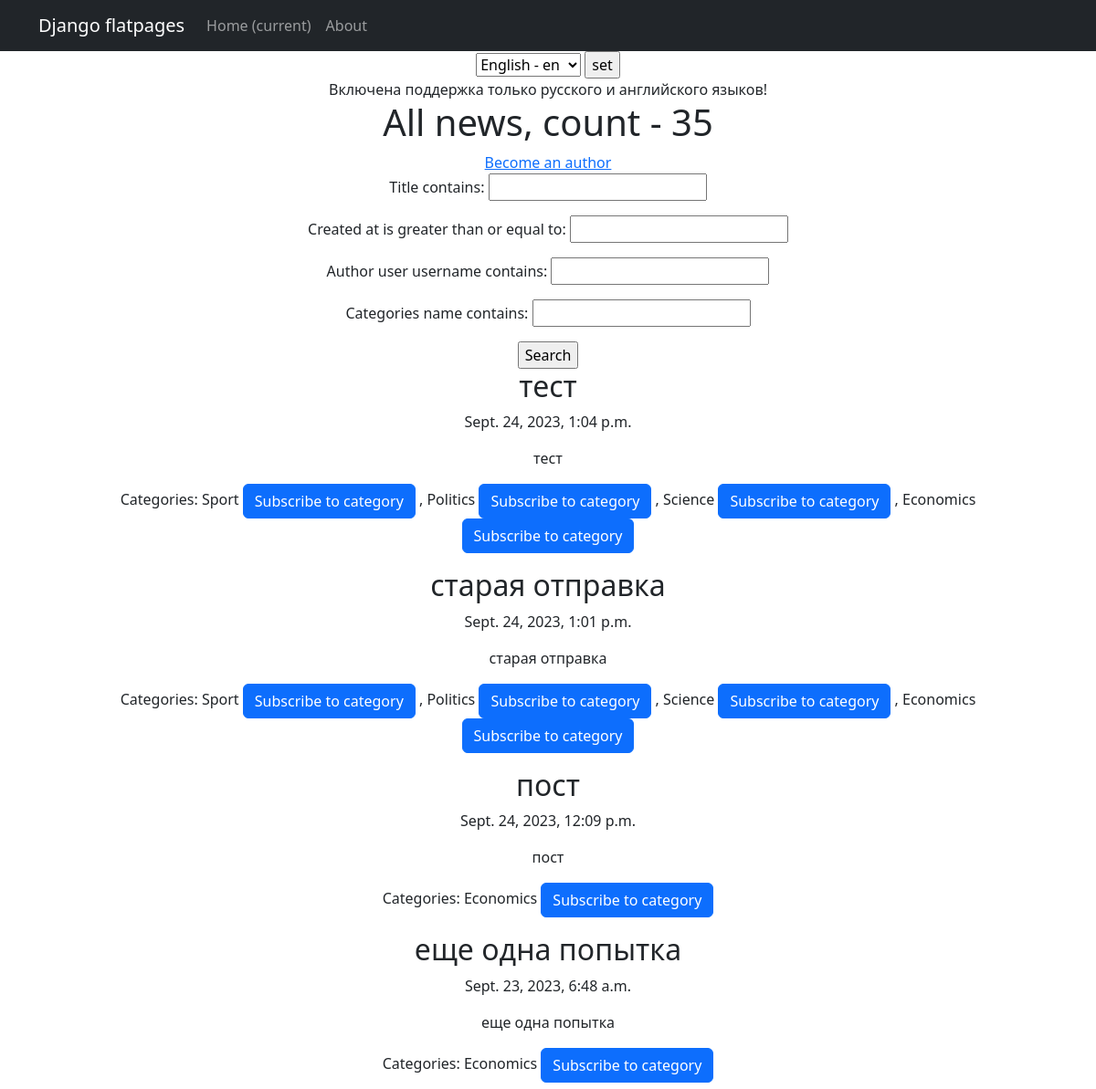
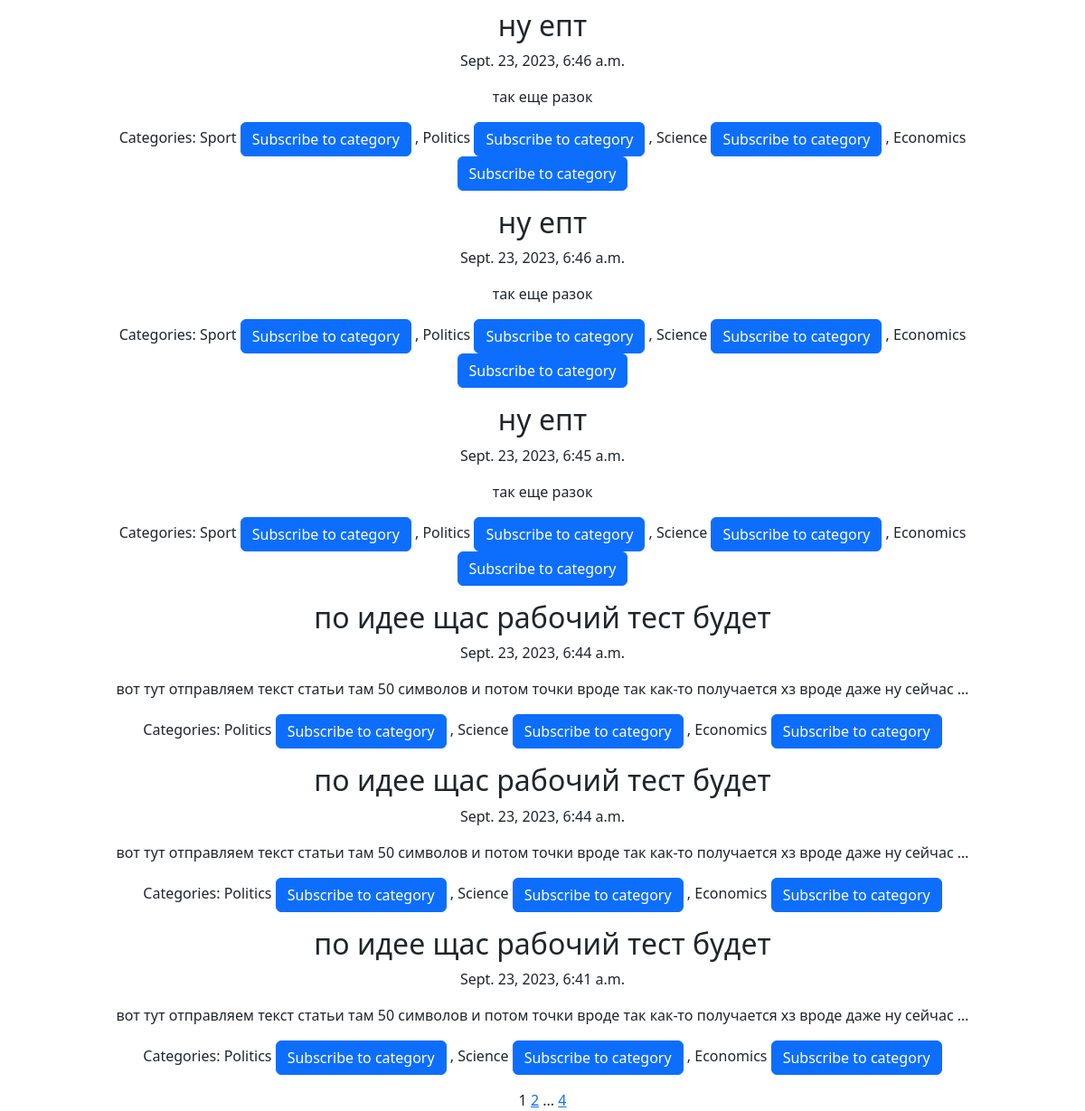
Before: /news/ with the older database file (2 pictures, top to bottom).
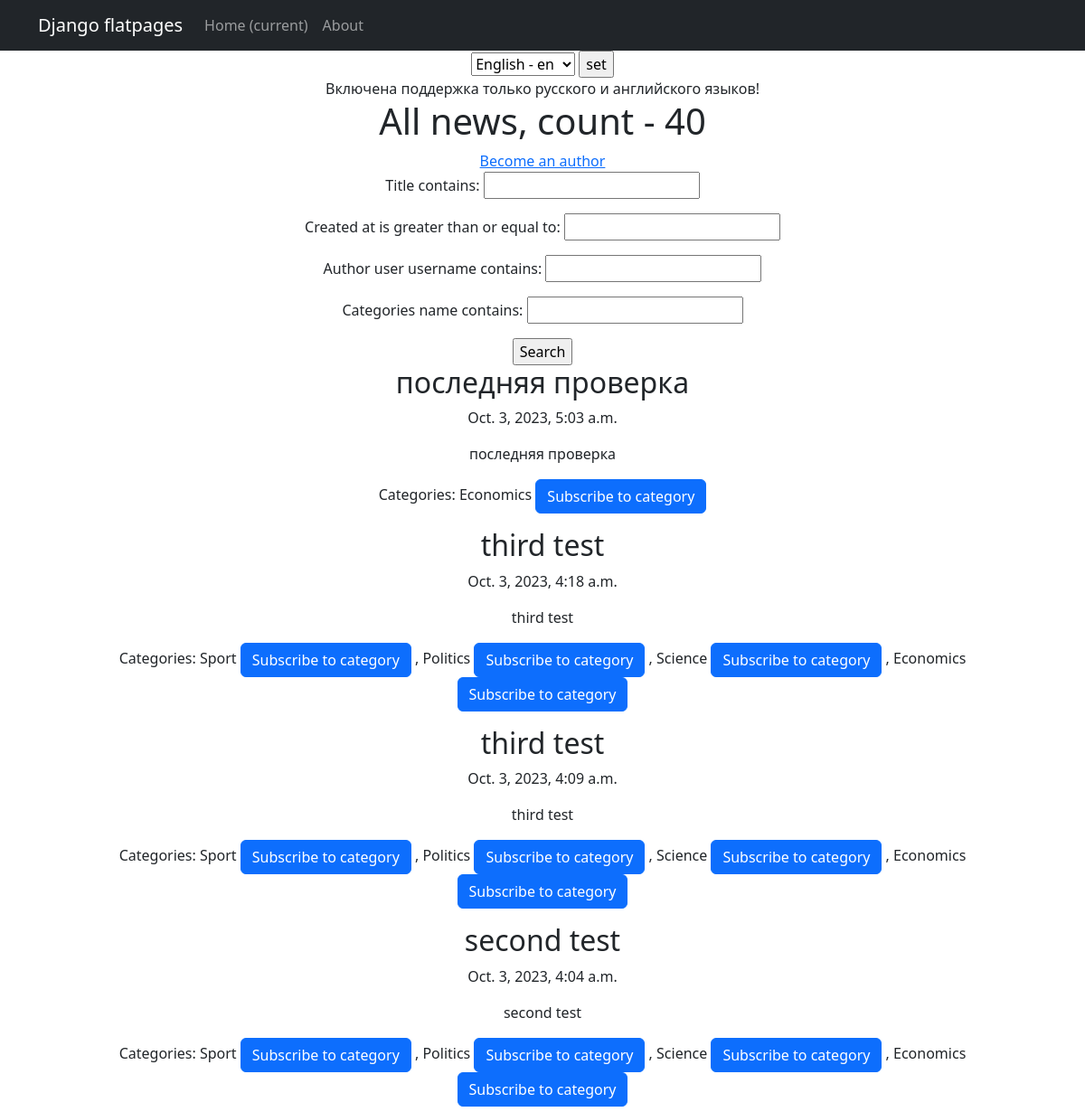
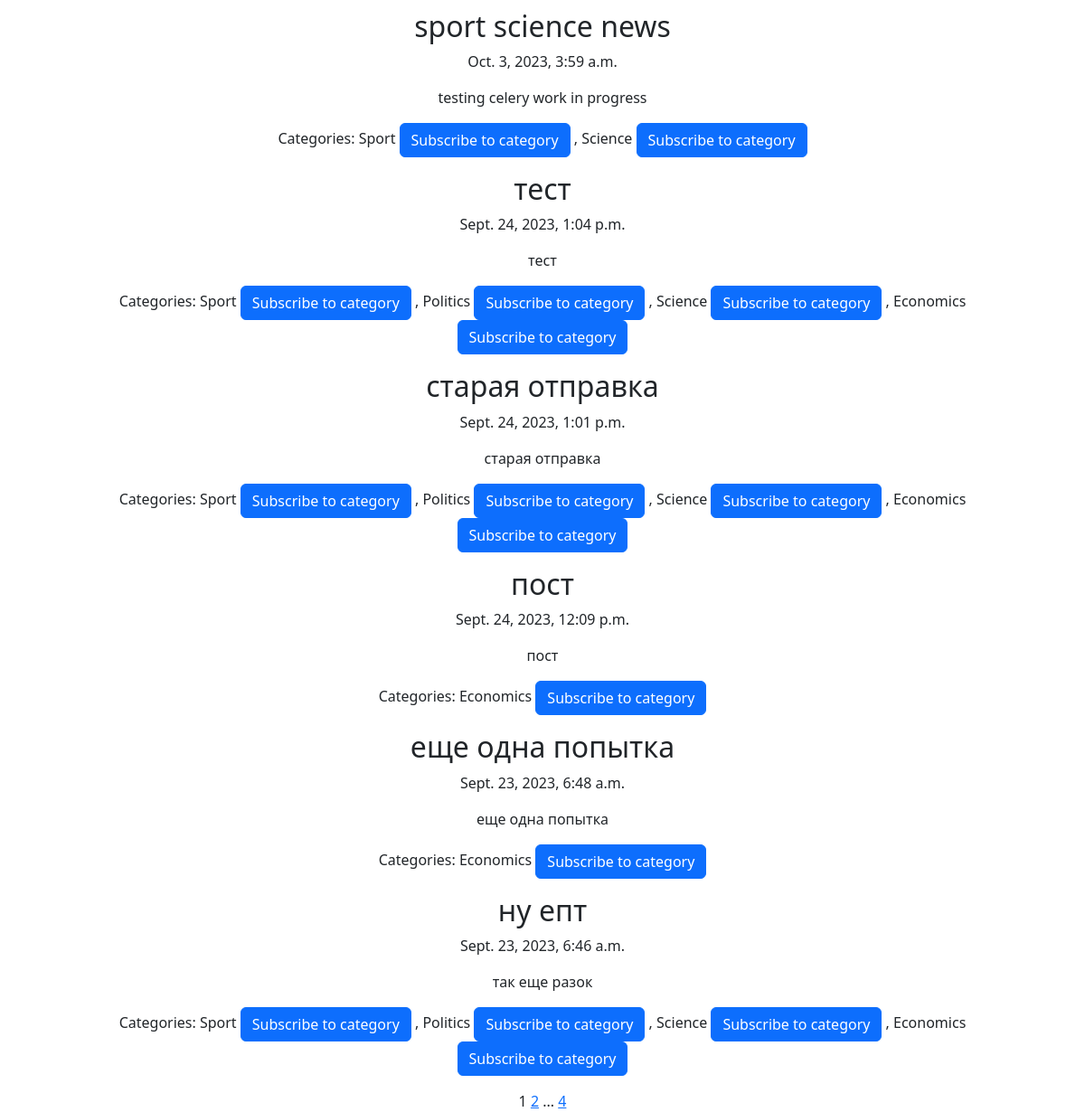
After: the same page with the newer database file (2 pictures, top to bottom).
### news/models.py (models this page shows, shortened)
class Post(models.Model):
    author = models.ForeignKey(Author, on_delete=models.CASCADE)
    post_type = models.CharField(max_length=50, choices=[('article', 'Article'), ('news', 'News')])
    created_at = models.DateTimeField(auto_now_add=True)
    categories = models.ManyToManyField(Category, through='PostCategory')
    title = models.CharField(max_length=255)
    text = models.TextField()
    rating = models.FloatField(default=0.0)

class Category(models.Model):
    name = models.CharField(max_length=100, unique=True)
    subscribers = models.ManyToManyField(User, related_name='subscriptions')

### news/views.py (the view)
# urls.py: path('news/', cache_page(60*1)(NewsList.as_view())),
class NewsList(ListView):
    model = Post
    template_name = 'news.html'
    context_object_name = 'news'
    paginate_by = 10
    def get_queryset(self):
        queryset = Post.objects.filter(post_type='news').order_by('-created_at')
        self.filterset = PostFilter(self.request.GET, queryset)
        return self.filterset.qs
    def get_context_data(self, **kwargs):
        context = super().get_context_data(**kwargs)
        context['filterset'] = self.filterset
        context['news_count'] = self.get_queryset().count()
        return context

### news/templatetags/custom_tags.py (called while the page is built)
@register.simple_tag(takes_context=True)
def url_replace(context, **kwargs):
   d = context['request'].GET.copy()
   for k, v in kwargs.items():
       d[k] = v
   return d.urlencode()

### news/templatetags/my_filters.py (called while the page is built)
@register.filter
def censor(value):
    unwanted_words = ["сиськижопа", "жопа", 'сиськи']
    words = value.split()
    censored_words = [word if word.lower() not in unwanted_words else '*' * len(word) for word in words]
    censored_text = ' '.join(censored_words)
    return censored_text

### templates/news.html (shortened to what this page needs)
{% extends 'flatpages/default.html' %}
{% load i18n my_filters custom_tags %}
{% block content %}
{% load i18n %}
<html lang="en">
<head>
</head>
<body>
    <form action="{% url 'set_language' %}" method="POST"> {% csrf_token %}
        <select name="language" id="">
            {% get_available_languages as LANGUAGES %}
            {% get_language_info_list for LANGUAGES as languages %}
            {% for language in languages %}
                <option value="{{ language.code }}" {% if language.code == LANGUAGE_CODE %} selected {% endif %}>
                    {{ language.name_local }} - {{ language.code }}
                </option>
            {% endfor %}
        </select>
        <input type="submit" value="set">
    </form>
    {% trans "Включена поддержка только русского и английского языков" %}!
</body>
</html>
<h1>{% trans "All news, count -" %} {{news_count}}</h1>
<a href="{% url 'become_author' %}">{% trans "Become an author" %}</a>
{% if news %}
{% load cache %}
{% cache 30 finder %}
   <form action="" method="get">
       {{ filterset.form.as_p }}
       <input type="submit" value="{% trans "Search" %}" />
   </form>
{% endcache %}
{% for n in news %}
<h2>{{ n.title|censor }}</h2>
<p>{{ n.created_at}}</p>
<p>{{ n.text|truncatewords:20|censor }}</p>
<p>{% trans "Категории:" %}
{% for category in n.categories.all %}
    {{ category.name }}
    {% if user not in category.subscribers.all %}
        <a href="{% url 'subscribe_to_category' category.id %}" class="btn btn-primary">{% trans "Подписаться на категорию" %}</a>
    {% endif %}
    {% if not forloop.last %}, {% endif %}
{% endfor %}
</p>
{% endfor %}
{% else %}
<h2>{% trans "Новостей нет!" %}</h2>
{% endif %}
{% cache 15 pagin %}
   {{ page_obj.number }}
   {% if page_obj.has_next %}
       <a href="?{% url_replace page=page_obj.next_page_number %}">{{ page_obj.next_page_number }}</a>
       {% if paginator.num_pages != page_obj.next_page_number %}
           ...
           <a href="?{% url_replace page=page_obj.paginator.num_pages %}">{{ page_obj.paginator.num_pages }}</a>
       {% endif %}
   {% endif %}
{% endcache %}
{% endblock %}

### templates/flatpages/default.html (shortened to what this page needs)
<!DOCTYPE html>
<html lang="en">
    <head>
        {% load static %}
        <link href="{% static 'css/styles.css' %}" rel="stylesheet" />
    </head>
    <body>
        <nav class="navbar navbar-expand-lg navbar-dark bg-dark static-top">
   <div class="container">
       <a class="navbar-brand" href="#">Django flatpages</a>
       <div class="collapse navbar-collapse" id="navbarResponsive">
           <ul class="navbar-nav ml-auto">
               <li class="nav-item active">
                   <a class="nav-link" href="#">Home
                       <span class="sr-only">(current)</span>
                   </a>
               </li>
               <li class="nav-item">
                   <a class="nav-link" href="/about/">About</a>
               </li>
           </ul>
       </div>
   </div>
</nav>
        <div class="container">
            <div class="row">
                <div class="col-lg-12 text-center">
                    {% block content %}{% endblock content %}
                </div>
            </div>
        </div>
    </body>
</html>

Changed rows visible on the page:
no longer on this page (row unchanged): Post: title|censor "ну епт", created_at "Sept. 23, 2023, 6:46 a.m.", text|censor "так еще разок", Category (name "Sport"), Category (name "Politics"), Category (name "Science"), Category (name "Economics")
no longer on this page (row unchanged): Post: title|censor "ну епт", created_at "Sept. 23, 2023, 6:45 a.m.", text|censor "так еще разок", Category (name "Sport"), Category (name "Politics"), Category (name "Science"), Category (name "Economics")
no longer on this page (row unchanged): Post: title|censor "по идее щас рабочий тест будет", created_at "Sept. 23, 2023, 6:44 a.m.", text|censor "вот тут отправляем текст статьи там 50 символов и потом точки вроде так как-то получается хз вроде даже ну сейчас …", Category (name "Politics"), Category (name "Science"), Category (name "Economics")
no longer on this page (row unchanged): Post: title|censor "по идее щас рабочий тест будет", created_at "Sept. 23, 2023, 6:44 a.m.", text|censor "вот тут отправляем текст статьи там 50 символов и потом точки вроде так как-то получается хз вроде даже ну сейчас …", Category (name "Politics"), Category (name "Science"), Category (name "Economics")
no longer on this page (row unchanged): Post: title|censor "по идее щас рабочий тест будет", created_at "Sept. 23, 2023, 6:41 a.m.", text|censor "вот тут отправляем текст статьи там 50 символов и потом точки вроде так как-то получается хз вроде даже ну сейчас …", Category (name "Politics"), Category (name "Science"), Category (name "Economics")
added Post: title|censor "последняя проверка", created_at "Oct. 3, 2023, 5:03 a.m.", text|censor "последняя проверка", Category (name "Economics")
added Post: title|censor "third test", created_at "Oct. 3, 2023, 4:18 a.m.", text|censor "third test", Category (name "Sport"), Category (name "Politics"), Category (name "Science"), Category (name "Economics")
added Post: title|censor "third test", created_at "Oct. 3, 2023, 4:09 a.m.", text|censor "third test", Category (name "Sport"), Category (name "Politics"), Category (name "Science"), Category (name "Economics")
added Post: title|censor "second test", created_at "Oct. 3, 2023, 4:04 a.m.", text|censor "second test", Category (name "Sport"), Category (name "Politics"), Category (name "Science"), Category (name "Economics")
added Post: title|censor "sport science news", created_at "Oct. 3, 2023, 3:59 a.m.", text|censor "testing celery work in progress", Category (name "Sport"), Category (name "Science")
Other visible differences:
{{ news_count }}: "35" → "40"
